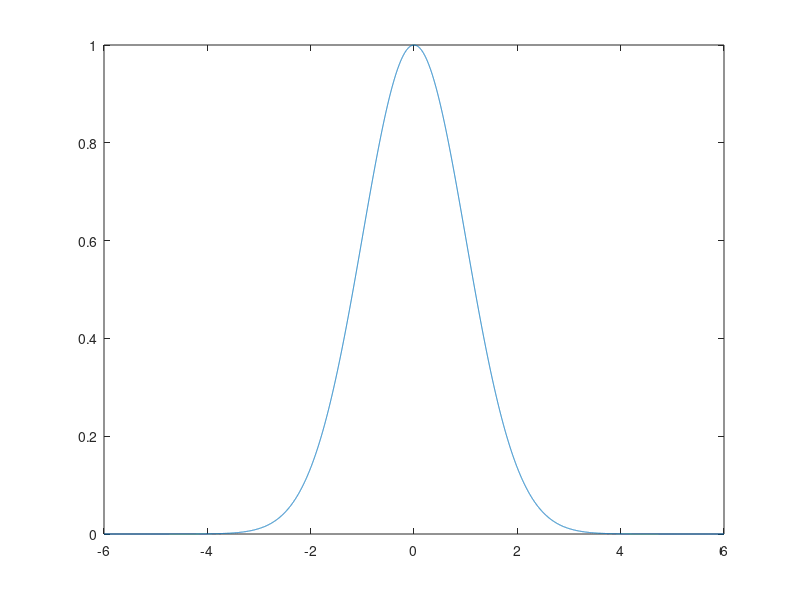

Source code (MATLAB):
%Simple Gussian plotter

sigma = 1;
mu = 0.0;
t = -6:0.001:6;
g = (1/(sqrt(2*pi)*sigma))*exp((-t.^2)/(2*sigma.^2));


plot(t,g./max(g));

